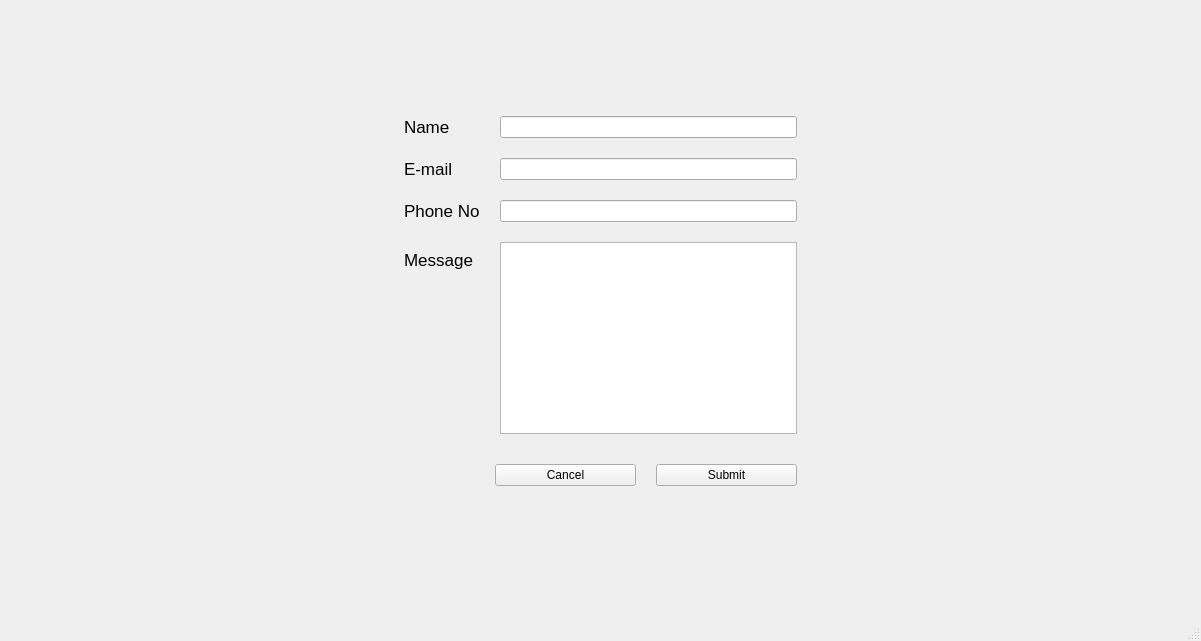
<?xml version="1.0" encoding="UTF-8"?>
<ui version="4.0">
 <class>ContactWindow</class>
 <widget class="QMainWindow" name="ContactWindow">
  <property name="geometry">
   <rect>
    <x>0</x>
    <y>0</y>
    <width>1201</width>
    <height>641</height>
   </rect>
  </property>
  <property name="windowTitle">
   <string>MainWindow</string>
  </property>
  <widget class="QWidget" name="centralwidget">
   <widget class="QWidget" name="gridLayoutWidget_2">
    <property name="geometry">
     <rect>
      <x>10</x>
      <y>10</y>
      <width>1181</width>
      <height>581</height>
     </rect>
    </property>
    <layout class="QGridLayout" name="gridLayout_2">
     <item row="0" column="1">
      <spacer name="verticalSpacer">
       <property name="orientation">
        <enum>Qt::Vertical</enum>
       </property>
       <property name="sizeHint" stdset="0">
        <size>
         <width>20</width>
         <height>40</height>
        </size>
       </property>
      </spacer>
     </item>
     <item row="1" column="1">
      <layout class="QGridLayout" name="gridLayout">
       <property name="horizontalSpacing">
        <number>6</number>
       </property>
       <property name="verticalSpacing">
        <number>30</number>
       </property>
       <item row="0" column="0">
        <layout class="QFormLayout" name="formLayout">
         <property name="horizontalSpacing">
          <number>20</number>
         </property>
         <property name="verticalSpacing">
          <number>20</number>
         </property>
         <item row="0" column="0">
          <widget class="QLabel" name="label_name">
           <property name="font">
            <font>
             <pointsize>13</pointsize>
            </font>
           </property>
           <property name="text">
            <string>Name</string>
           </property>
          </widget>
         </item>
         <item row="0" column="1">
          <widget class="QLineEdit" name="edit_name">
           <property name="enabled">
            <bool>true</bool>
           </property>
          </widget>
         </item>
         <item row="1" column="0">
          <widget class="QLabel" name="label_email">
           <property name="font">
            <font>
             <pointsize>13</pointsize>
            </font>
           </property>
           <property name="text">
            <string>E-mail</string>
           </property>
          </widget>
         </item>
         <item row="1" column="1">
          <widget class="QLineEdit" name="edit_email">
           <property name="echoMode">
            <enum>QLineEdit::Normal</enum>
           </property>
          </widget>
         </item>
         <item row="2" column="0">
          <widget class="QLabel" name="label_phone">
           <property name="font">
            <font>
             <pointsize>13</pointsize>
            </font>
           </property>
           <property name="text">
            <string>Phone No</string>
           </property>
          </widget>
         </item>
         <item row="2" column="1">
          <widget class="QLineEdit" name="edit_phone">
           <property name="echoMode">
            <enum>QLineEdit::Normal</enum>
           </property>
          </widget>
         </item>
         <item row="3" column="1">
          <widget class="QPlainTextEdit" name="edit_message"/>
         </item>
         <item row="3" column="0">
          <widget class="QLabel" name="label__message">
           <property name="font">
            <font>
             <pointsize>13</pointsize>
            </font>
           </property>
           <property name="text">
            <string>Message</string>
           </property>
          </widget>
         </item>
        </layout>
       </item>
       <item row="1" column="0">
        <layout class="QHBoxLayout" name="horizontalLayout_3">
         <property name="spacing">
          <number>20</number>
         </property>
         <property name="leftMargin">
          <number>91</number>
         </property>
         <property name="rightMargin">
          <number>0</number>
         </property>
         <item>
          <widget class="QPushButton" name="button_cancel">
           <property name="text">
            <string>Cancel</string>
           </property>
          </widget>
         </item>
         <item>
          <widget class="QPushButton" name="button_submit">
           <property name="text">
            <string>Submit</string>
           </property>
          </widget>
         </item>
        </layout>
       </item>
      </layout>
     </item>
     <item row="1" column="2">
      <spacer name="horizontalSpacer_3">
       <property name="orientation">
        <enum>Qt::Horizontal</enum>
       </property>
       <property name="sizeHint" stdset="0">
        <size>
         <width>40</width>
         <height>20</height>
        </size>
       </property>
      </spacer>
     </item>
     <item row="1" column="0">
      <spacer name="horizontalSpacer_5">
       <property name="orientation">
        <enum>Qt::Horizontal</enum>
       </property>
       <property name="sizeHint" stdset="0">
        <size>
         <width>40</width>
         <height>20</height>
        </size>
       </property>
      </spacer>
     </item>
     <item row="2" column="1">
      <spacer name="verticalSpacer_2">
       <property name="orientation">
        <enum>Qt::Vertical</enum>
       </property>
       <property name="sizeHint" stdset="0">
        <size>
         <width>20</width>
         <height>40</height>
        </size>
       </property>
      </spacer>
     </item>
    </layout>
   </widget>
  </widget>
  <widget class="QMenuBar" name="menubar">
   <property name="geometry">
    <rect>
     <x>0</x>
     <y>0</y>
     <width>1201</width>
     <height>21</height>
    </rect>
   </property>
  </widget>
  <widget class="QStatusBar" name="statusbar"/>
 </widget>
 <resources/>
 <connections/>
</ui>
